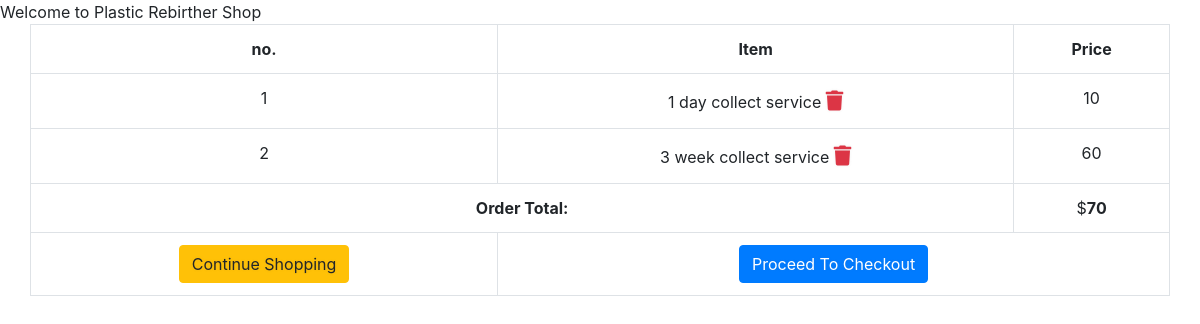
The app's page /cart/order-summary/ (signed in) with its own data.
### shopping_cart/models.py (models this page shows, shortened)
class OrderItem(models.Model):
    product = models.OneToOneField(Product, on_delete=models.SET_NULL, null=True)
    is_ordered = models.BooleanField(default=False)
    date_added = models.DateTimeField(auto_now=True)
    date_ordered = models.DateTimeField(null=True)

class Order(models.Model):
    ref_code = models.CharField(max_length=15)
    owner = models.ForeignKey(Profile, on_delete=models.SET_NULL, null=True)
    is_ordered = models.BooleanField(default=False)
    items = models.ManyToManyField(OrderItem)
    date_ordered = models.DateTimeField(auto_now=True)
    def get_cart_items(self):
        return self.items.all()
    def get_cart_total(self):
        return sum([item.product.price for item in self.items.all()])

### products/models.py (models this page shows, shortened)
class Product(models.Model):
    name = models.CharField(max_length=120)
    price = models.IntegerField()

### shopping_cart/views.py (the view)
@login_required()
def order_details(request, **kwargs):
    existing_order = get_user_pending_order(request)
    context = {
        'order': existing_order
    }
    return render(request, 'shopping_cart/order_summary.html', context)

### shopping_cart/views.py (called while the page is built)
def get_user_pending_order(request):
    user_profile = get_object_or_404(Profile, user=request.user)
    order = Order.objects.filter(owner=user_profile, is_ordered=False)
    if order.exists():
        return order[0]
    return 0

### templates/shopping_cart/order_summary.html (shortened to what this page needs)
{% extends "base.html" %}
{% block content %}
 <section>
   <div class="row">
    <table class="table table-hover table-bordered text-center">
      <tr class="text-center">
        <th>no.</th>
        <th>Item</th>
        <th>Price</th>
      </tr>
      {% for item in order.get_cart_items %}
        <tr>
          <td>{{ forloop.counter }}</td>
          <td>
            {{ item.product.name }}
            <span class="pull-right">
              <a href="{% url 'shopping_cart:delete_item' item.id %}" data-balloon="remove this item from cart" class="text-danger" onclick="return confirm_delete();">
                <i class="fas fa-trash"></i>
              </a>
            </span>
          </td>
          <td>{{ item.product.price }}</td>
        </tr>
      {% empty %}
        <tr>
          <td colspan= 3> You have not added any items yet.</td>
        </tr>
      {% endfor %}
      <tr>
        {% if order.get_cart_total != None %}
        <td colspan=2>
          <strong class="pull-right">Order Total:</strong>
        </td>
        <td colspan= 1>
          $<strong>{{ order.get_cart_total }}</strong>
        </td>
        {% endif %}
      </tr>
      <tr>
        <td colspan=1 >
          <a href="{% url 'products:product-list' %}" class="btn btn-warning pull-left">
            {% if order %}Continue Shopping{% else %}Add Items to Cart {% endif %}
          </a>
        </td>
        <td colspan=2>
          {% if order.get_cart_items %}
            <a href="{% url 'shopping_cart:checkout' %}" class="pull-right btn btn-primary">Proceed To Checkout</a>
          {% endif %}
        </td>
      </tr>
    </table>
   </div>
 </section>
{% endblock %}

### static/css/style.css (style rules this page uses)
body { background-color: #F3EBF6; font-family: 'Ubuntu', sans-serif; }
a { text-shadow: 0px 0px 3px rgba(117, 117, 117, 0.12); color: #E1BEE9; padding-top: 15px; font-size: 20px; text-align: center; }

### records on screen
OrderItem: product.name "1 day collect service", product.price "10"
OrderItem: product.name "3 week collect service", product.price "60"
Order: get_cart_total "70"
